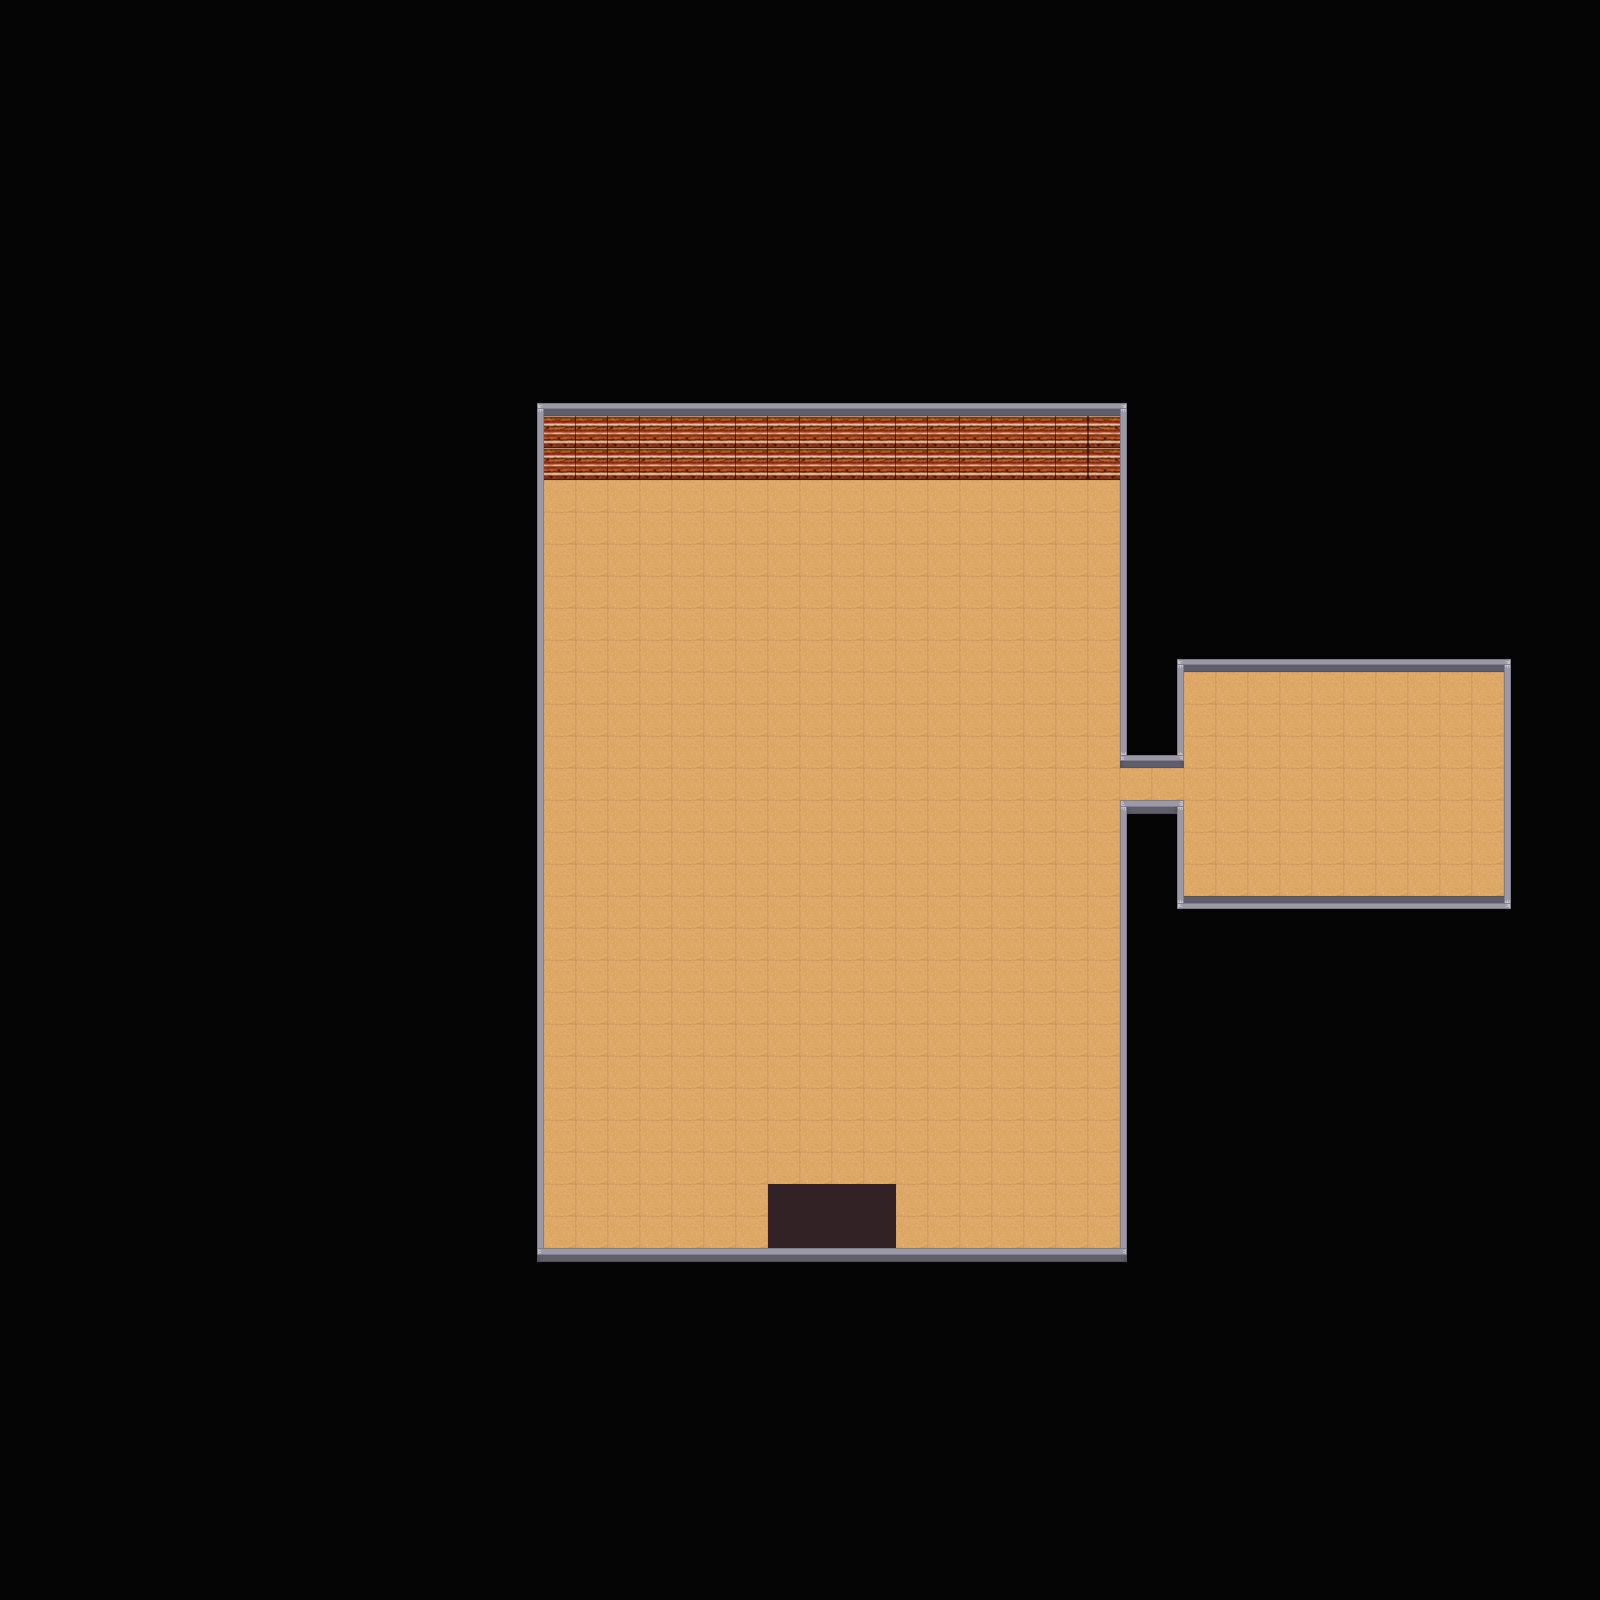

This is a level from a 2D game, rendered from its Tiled map with the project's own tilesets. A one-line summary and the map file follow, with tile-layer data summarised:
An orthogonal 50x50 tile map with 32x32 px tiles, 4 tile layers (Ground, CollisionLayer, Door, Misc), 3 tilesets.

<map version="1.2" tiledversion="1.2.2" orientation="orthogonal" renderorder="right-down" width="50" height="50" tilewidth="32" tileheight="32" infinite="0" nextlayerid="5" nextobjectid="1">
 <tileset firstgid="1" source="Resources/InteriorTilesRoomVariantRed.tsx" />
 <tileset firstgid="1025" source="../../TropicalWorld/Resources/Tiles5.tsx" />
 <tileset firstgid="1515" source="Resources/Floor.tsx" />
 <layer id="1" name="Ground" width="50" height="50">
  <data>[2500 cells, 559 non-empty, 1 distinct tile ids]</data>
 </layer>
 <layer id="2" name="CollisionLayer" width="50" height="50">
  <data>[2500 cells, 2500 non-empty, 2 distinct tile ids]</data>
 </layer>
 <layer id="3" name="Door" width="50" height="50">
  <data>[2500 cells, 8 non-empty, 1 distinct tile ids]</data>
 </layer>
 <layer id="4" name="Misc" width="50" height="50">
  <data>[2500 cells, 1996 non-empty, 12 distinct tile ids]</data>
 </layer>
</map>
